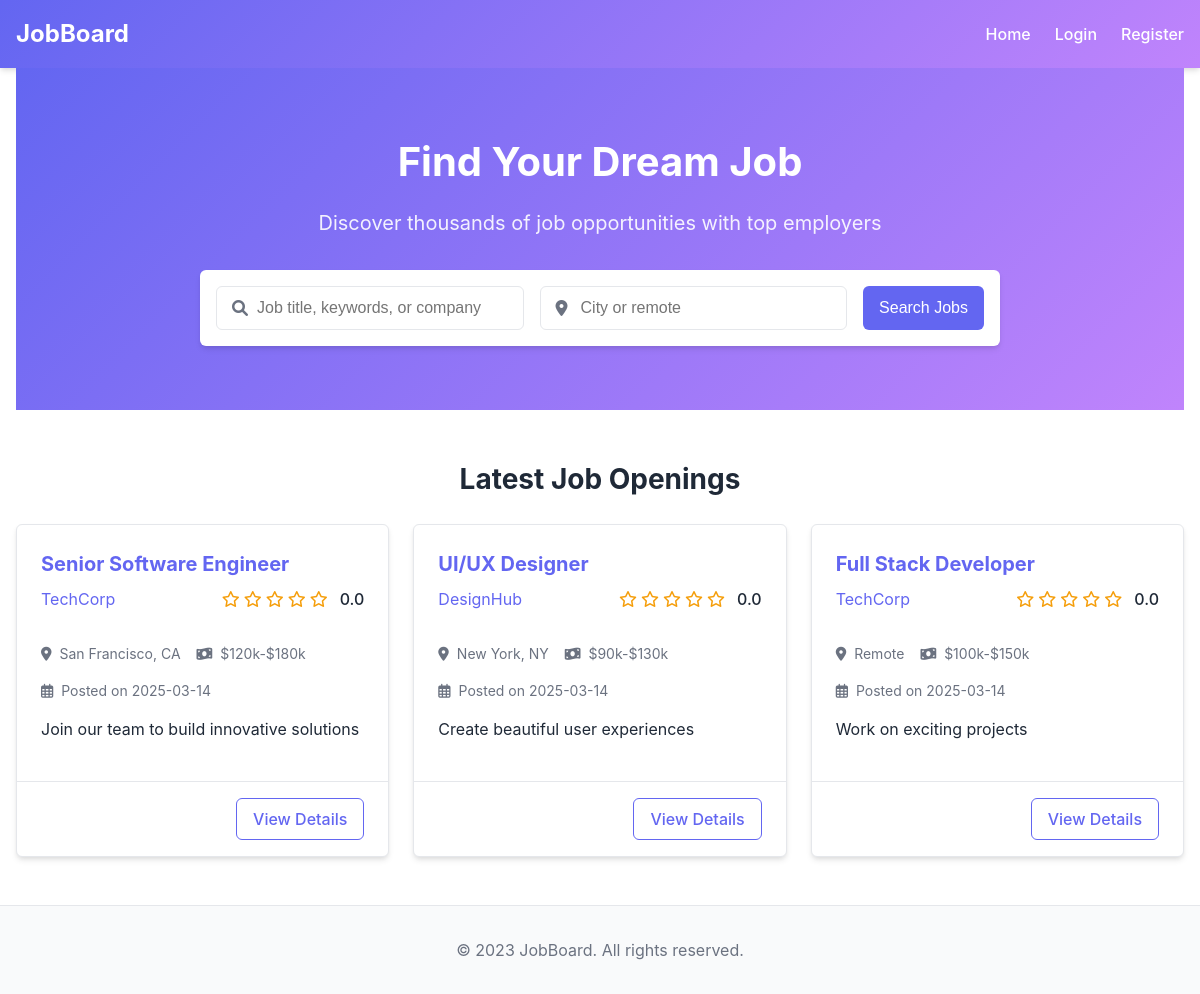
The page / on the database its author committed.
### tables this page shows
CREATE TABLE jobs (
    id INTEGER PRIMARY KEY AUTOINCREMENT,
    title TEXT NOT NULL,
    company_id INTEGER NOT NULL,
    location TEXT NOT NULL,
    description TEXT NOT NULL,
    requirements TEXT,
    salary_range TEXT,
    posted_date DATE NOT NULL,
    FOREIGN KEY (company_id) REFERENCES companies (id)
);

CREATE TABLE companies (
    id INTEGER PRIMARY KEY AUTOINCREMENT,
    name TEXT NOT NULL,
    description TEXT,
    website TEXT,
    location TEXT,
    created_at TIMESTAMP DEFAULT CURRENT_TIMESTAMP
);

### app.py (the view)
@app.route('/')
def index():
    db = get_db()
    jobs = db.execute('SELECT jobs.*, companies.name as company_name, '
                     '(SELECT AVG(rating) FROM company_ratings WHERE company_id = jobs.company_id) as avg_rating '
                     'FROM jobs JOIN companies ON jobs.company_id = companies.id '
                     'ORDER BY posted_date DESC').fetchall()
    return render_template('index.html', jobs=jobs)

### app.py (called while the page is built)
def get_db():
    db = getattr(g, '_database', None)
    if db is None:
        db = g._database = sqlite3.connect(app.config['DATABASE'])
        db.row_factory = sqlite3.Row
    return db

@app.teardown_appcontext
def close_connection(exception):
    db = getattr(g, '_database', None)
    if db is not None:
        db.close()

### templates/index.html (shortened to what this page needs)
{% extends 'layout.html' %}
{% block content %}
<section class="hero">
    <div class="hero-content">
        <h1>Find Your Dream Job</h1>
        <p>Discover thousands of job opportunities with top employers</p>
        <form action="{{ url_for('search') }}" method="get" class="search-form">
            <div class="search-inputs">
                <div class="input-group">
                    <i class="fas fa-search"></i>
                    <input type="text" name="q" placeholder="Job title, keywords, or company">
                </div>
                <div class="input-group">
                    <i class="fas fa-map-marker-alt"></i>
                    <input type="text" name="location" placeholder="City or remote">
                </div>
                <button type="submit" class="btn btn-primary">Search Jobs</button>
            </div>
        </form>
    </div>
</section>
<section class="job-listings">
    <h2>Latest Job Openings</h2>
    <div class="jobs-container">
        {% for job in jobs %}
        <div class="job-card">
            <div class="job-card-header">
                <h3><a href="{{ url_for('job_detail', job_id=job['id']) }}">{{ job['title'] }}</a></h3>
                <div class="company-rating">
                    <a href="{{ url_for('company_detail', company_id=job['company_id']) }}">{{ job['company_name'] }}</a>
                    <div class="stars">
                        {% set avg_rating = job['avg_rating']|float or 0 %}
                        {% for i in range(5) %}
                            {% if i < avg_rating|int %}
                                <i class="fas fa-star"></i>
                            {% elif i < avg_rating and i >= avg_rating|int %}
                                <i class="fas fa-star-half-alt"></i>
                            {% else %}
                                <i class="far fa-star"></i>
                            {% endif %}
                        {% endfor %}
                        <span class="rating-value">{{ "%.1f"|format(avg_rating) }}</span>
                    </div>
                </div>
            </div>
            <div class="job-card-body">
                <div class="job-info">
                    <span><i class="fas fa-map-marker-alt"></i> {{ job['location'] }}</span>
                    {% if job['salary_range'] %}
                    <span><i class="fas fa-money-bill-wave"></i> {{ job['salary_range'] }}</span>
                    {% endif %}
                    <span><i class="far fa-calendar-alt"></i> Posted on {{ job['posted_date'] }}</span>
                </div>
                <p class="job-description">{{ job['description']|truncate(150) }}</p>
            </div>
            <div class="job-card-footer">
                <a href="{{ url_for('job_detail', job_id=job['id']) }}" class="btn btn-outline">View Details</a>
            </div>
        </div>
        {% endfor %}
    </div>
</section>
{% endblock %}

### templates/layout.html (shortened to what this page needs)
<!DOCTYPE html>
<html lang="en">
<head>
    <link rel="stylesheet" href="{{ url_for('static', filename='css/style.css') }}">
    <link rel="stylesheet" href="https://cdnjs.cloudflare.com/ajax/libs/font-awesome/6.0.0-beta3/css/all.min.css">
</head>
<body>
    <header>
        <div class="container">
            <div class="logo">
                <a href="{{ url_for('index') }}">JobBoard</a>
            </div>
            <nav>
                <ul>
                    <li><a href="{{ url_for('index') }}">Home</a></li>
                    {% if 'user_id' in session %}
                        <li><a href="{{ url_for('post_job') }}">Post Job</a></li>
                        <li><a href="{{ url_for('logout') }}">Logout ({{ session['username'] }})</a></li>
                    {% else %}
                        <li><a href="{{ url_for('login') }}">Login</a></li>
                        <li><a href="{{ url_for('register') }}">Register</a></li>
                    {% endif %}
                </ul>
            </nav>
        </div>
    </header>
    <div class="container">
        {% block content %}{% endblock %}
    </div>
    <footer>
        <div class="container">
            <p>&copy; 2023 JobBoard. All rights reserved.</p>
        </div>
    </footer>
</body>
</html>

### static/css/style.css (style rules this page uses)
:root { --primary-color: #6366f1; --primary-dark: #4f46e5; --primary-light: #818cf8; --secondary-color: #c084fc; --secondary-dark: #a855f7; --secondary-light: #d8b4fe; --text-color: #1f2937; --text-light: #6b7280; --background-color: #ffffff; --background-alt: #f9fafb; --border-color: #e5e7eb; --success-color: #10b981; --error-color: #ef4444; --warning-color: #f59e0b; --info-color: #3b82f6; --shadow: 0 4px 6px -1px rgba(0, 0, 0, 0.1), 0 2px 4px -1px rgba(0, 0, 0, 0.06); --radius: 0.375rem; }
* { margin: 0; padding: 0; box-sizing: border-box; }
body { font-family: "Inter", -apple-system, BlinkMacSystemFont, "Segoe UI", Roboto, Oxygen, Ubuntu, Cantarell, "Open Sans", "Helvetica Neue", sans-serif; color: var(--text-color); line-height: 1.5; background-color: var(--background-color); }
a { color: var(--primary-color); text-decoration: none; transition: color 0.2s; }
.container { width: 100%; max-width: 1200px; margin: 0 auto; padding: 0 1rem; }
header { background: linear-gradient(135deg, var(--primary-color), var(--secondary-color)); color: white; padding: 1rem 0; box-shadow: var(--shadow); }
header .container { display: flex; justify-content: space-between; align-items: center; }
.logo a { color: white; font-size: 1.5rem; font-weight: 700; }
nav ul { display: flex; list-style: none; }
nav ul li { margin-left: 1.5rem; }
nav ul li a { color: white; font-weight: 500; }
footer { background-color: var(--background-alt); padding: 2rem 0; margin-top: 3rem; border-top: 1px solid var(--border-color); text-align: center; color: var(--text-light); }
.btn { display: inline-block; padding: 0.5rem 1rem; border-radius: var(--radius); font-weight: 500; text-align: center; cursor: pointer; transition: all 0.2s; border: none; font-size: 1rem; }
.btn-primary { background-color: var(--primary-color); color: white; }
.btn-outline { background-color: transparent; color: var(--primary-color); border: 1px solid var(--primary-color); }
.hero { background: linear-gradient(135deg, var(--primary-color), var(--secondary-color)); color: white; padding: 4rem 0; text-align: center; margin-bottom: 3rem; }
.hero-content { max-width: 800px; margin: 0 auto; }
.hero h1 { font-size: 2.5rem; margin-bottom: 1rem; }
.hero p { font-size: 1.25rem; margin-bottom: 2rem; opacity: 0.9; }
.search-form { background-color: white; border-radius: var(--radius); padding: 1rem; box-shadow: var(--shadow); }
.search-inputs { display: flex; flex-wrap: wrap; gap: 1rem; }
.input-group { flex: 1; position: relative; min-width: 200px; }
.input-group i { position: absolute; left: 1rem; top: 50%; transform: translateY(-50%); color: var(--text-light); }
.input-group input { width: 100%; padding: 0.75rem 0.75rem 0.75rem 2.5rem; border: 1px solid var(--border-color); border-radius: var(--radius); font-size: 1rem; }
.job-listings { margin-bottom: 3rem; }
.job-listings h2 { font-size: 1.75rem; margin-bottom: 1.5rem; text-align: center; }
.jobs-container { display: grid; grid-template-columns: repeat(auto-fill, minmax(300px, 1fr)); gap: 1.5rem; }
.job-card { background-color: white; border-radius: var(--radius); box-shadow: var(--shadow); overflow: hidden; transition: transform 0.2s, box-shadow 0.2s; display: flex; flex-direction: column; border: 1px solid var(--border-color); }
.job-card-header { padding: 1.5rem 1.5rem 0.75rem; }
.job-card-header h3 { margin-bottom: 0.5rem; font-size: 1.25rem; }
.company-rating { display: flex; align-items: center; justify-content: space-between; margin-bottom: 0.5rem; }
.stars { display: flex; align-items: center; }
.stars i { color: var(--warning-color); margin-right: 0.25rem; }
.rating-value { margin-left: 0.5rem; font-weight: 500; }
.job-card-body { padding: 0.75rem 1.5rem 1.5rem; flex-grow: 1; }
.job-info { display: flex; flex-wrap: wrap; gap: 1rem; margin-bottom: 1rem; color: var(--text-light); font-size: 0.875rem; }
.job-info span { display: flex; align-items: center; }
.job-info i { margin-right: 0.5rem; }
.job-description { color: var(--text-color); margin-bottom: 1rem; }
.job-card-footer { padding: 1rem 1.5rem; border-top: 1px solid var(--border-color); display: flex; justify-content: flex-end; }

### rows shown on the page
jobs: title "Senior Software Engineer", company_name "TechCorp", avg_rating "0.0", location "San Francisco, CA", salary_range "$120k-$180k", posted_date "2025-03-14", description "Join our team to build innovative solutions"
jobs: title "UI/UX Designer", company_name "DesignHub", avg_rating "0.0", location "New York, NY", salary_range "$90k-$130k", posted_date "2025-03-14", description "Create beautiful user experiences"
jobs: title "Full Stack Developer", company_name "TechCorp", avg_rating "0.0", location "Remote", salary_range "$100k-$150k", posted_date "2025-03-14", description "Work on exciting projects"
